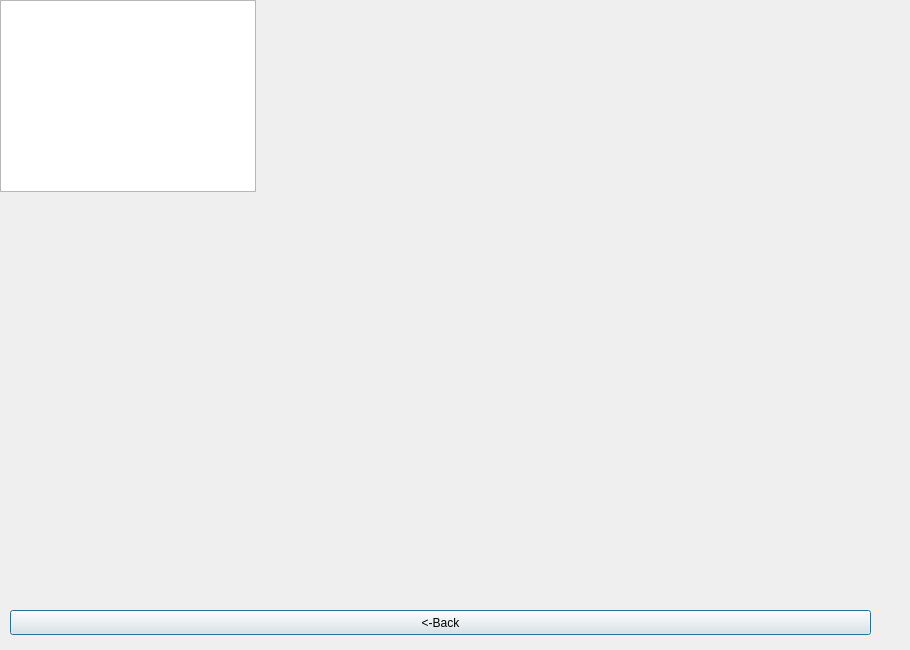
<?xml version="1.0" encoding="UTF-8"?>
<ui version="4.0">
 <class>patientLinkedList</class>
 <widget class="QDialog" name="patientLinkedList">
  <property name="geometry">
   <rect>
    <x>0</x>
    <y>0</y>
    <width>910</width>
    <height>650</height>
   </rect>
  </property>
  <property name="windowTitle">
   <string>Список пациентов</string>
  </property>
  <widget class="QTableWidget" name="patientsTable">
   <property name="geometry">
    <rect>
     <x>0</x>
     <y>0</y>
     <width>256</width>
     <height>192</height>
    </rect>
   </property>
  </widget>
  <widget class="QPushButton" name="pushButton">
   <property name="geometry">
    <rect>
     <x>10</x>
     <y>610</y>
     <width>861</width>
     <height>25</height>
    </rect>
   </property>
   <property name="text">
    <string>&lt;-Back</string>
   </property>
  </widget>
 </widget>
 <resources/>
 <connections/>
</ui>
